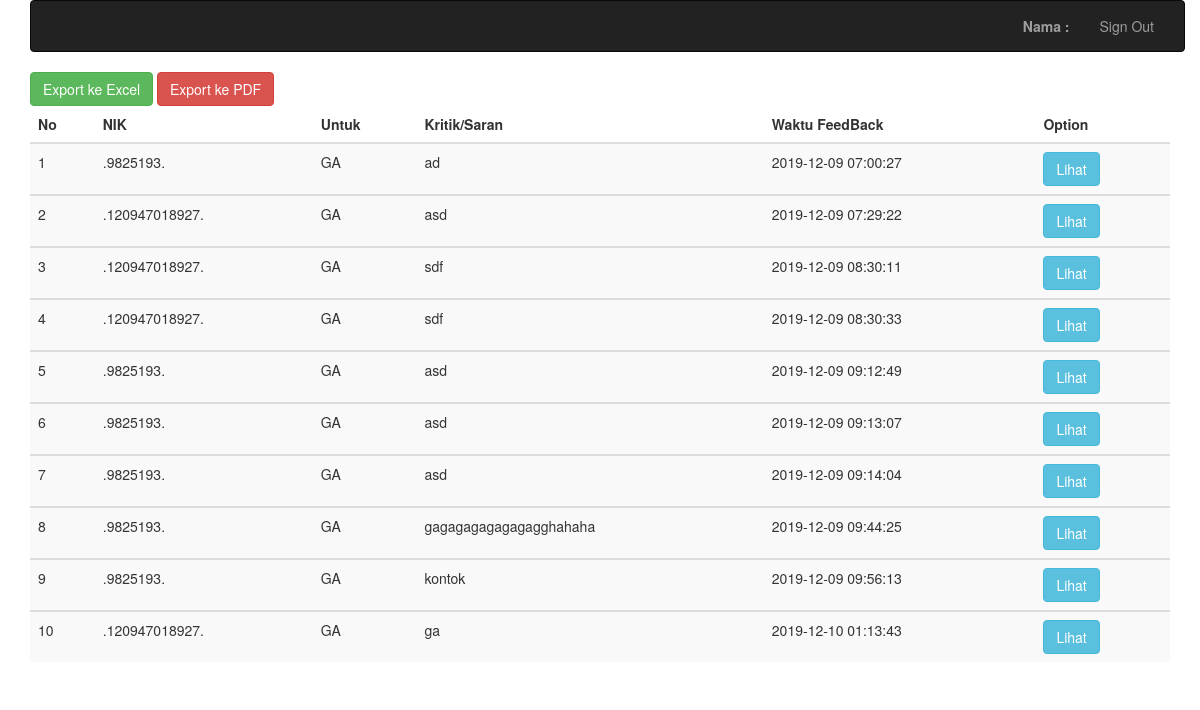
Page /immortal/index.php/view_ga on the committed database.
### tables this page shows
CREATE TABLE `feedback` (
  `id_feedback` int(11) NOT NULL,
  `nik` varchar(255) DEFAULT NULL,
  `untuk` varchar(255) DEFAULT NULL,
  `kritik_saran` text,
  `biaya_feedback` varchar(255) DEFAULT NULL,
  `waktu_feedback` timestamp NOT NULL DEFAULT CURRENT_TIMESTAMP
);

### immortal/application/controllers/View_ga.php (called while the page is built, shortened)
<?php
	class View_ga extends CI_Controller{
		public function __construct(){
	        $this->load->model('data_ga');
	        $this->load->helper('url');
	    }
		public function index(){
			$data['ga'] = $this->data_ga->tampil_data()->result();
			$data['title'] = "Data GA";
			$this->load->view('halaman/halaman_ga', $data);
		}
	}
?>

### immortal/index.php (called while the page is built, shortened)
<?php
require_once BASEPATH.'core/CodeIgniter.php';

### immortal/application/models/data_ga.php (called while the page is built, shortened)
<?php
	class data_ga extends CI_Model{
		function tampil_data(){
			$this->db->select('*');
		    $this->db->from('feedback');
		    $this->db->where('untuk','ga');
		    $query = $this->db->get();
		    return $query;
		}
	}
?>

### immortal/application/views/halaman/halaman_ga.php (the view, shortened to what this page needs)
<!DOCTYPE html>
<html>
<head>
      <link rel="stylesheet" href="https://maxcdn.bootstrapcdn.com/bootstrap/3.4.0/css/bootstrap.min.css">
</head>
<body>
	<div class="container">
		<a href="<?php echo base_url("/Excel_GA/export"); ?>"><button class="btn btn-success">Export ke Excel</button></a>
		<a href="<?php echo base_url('/Pdf_GA/cetak'); ?>"><button class="btn btn-danger">Export ke PDF</button></a>
		<table class="table table-striped" style="width: 100%;">
	  	<thead class="thead-dark">
	    	<tr>
	      	<th scope="col">No</th>
	      	<th scope="col">NIK</th>
	      	<th scope="col">Untuk</th>
	      	<th scope="col">Kritik/Saran</th>
	      	<th scope="col">Waktu FeedBack</th>
	      	<th scope="col">Option</th>
	    	</tr>
	  	</thead>
	  	<tbody>
	  		<?php
		  		$no = 1;
		  		foreach($ga as $a){
		  	?>
	    	<tr>
	      	<td><?php echo $no++; ?></td>
	      	<td><?php echo $a->nik; ?></td>
	      	<td><?php echo $a->untuk; ?></td>
	      	<td>
	      		<?php $limit = $a->kritik_saran; ?>
	      		<?php echo word_limiter($limit, 5); ?>
	      	</td>
	      	<td><?php echo $a->waktu_feedback; ?></td>
	      	<td><a href="<?php echo site_url("view_ga/lihat_feedback/$a->id_feedback")?>"><button class="btn btn-info">Lihat</button></a></td>
	    	</tr>
	  	</tbody>
		  	<?php
				}
			?>
		</table>
	</div>
</body>
</html>

### rows in the picture
feedback: nik ".9825193.", untuk "GA", kritik_saran "ad", waktu_feedback "2019-12-09 07:00:27"
feedback: nik ".120947018927.", untuk "GA", kritik_saran "asd", waktu_feedback "2019-12-09 07:29:22"
feedback: nik ".120947018927.", untuk "GA", kritik_saran "sdf", waktu_feedback "2019-12-09 08:30:11"
feedback: nik ".120947018927.", untuk "GA", kritik_saran "sdf", waktu_feedback "2019-12-09 08:30:33"
feedback: nik ".9825193.", untuk "GA", kritik_saran "asd", waktu_feedback "2019-12-09 09:12:49"
feedback: nik ".9825193.", untuk "GA", kritik_saran "asd", waktu_feedback "2019-12-09 09:13:07"
feedback: nik ".9825193.", untuk "GA", kritik_saran "asd", waktu_feedback "2019-12-09 09:14:04"
feedback: nik ".9825193.", untuk "GA", kritik_saran "gagagagagagagagghahaha", waktu_feedback "2019-12-09 09:44:25"
feedback: nik ".9825193.", untuk "GA", kritik_saran "kontok", waktu_feedback "2019-12-09 09:56:13"
feedback: nik ".120947018927.", untuk "GA", kritik_saran "ga", waktu_feedback "2019-12-10 01:13:43"
